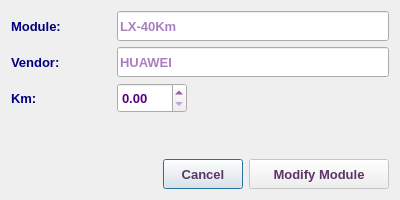
<?xml version="1.0" encoding="UTF-8"?>
<ui version="4.0">
 <class>EditModulesDialog</class>
 <widget class="QDialog" name="EditModulesDialog">
  <property name="geometry">
   <rect>
    <x>0</x>
    <y>0</y>
    <width>400</width>
    <height>200</height>
   </rect>
  </property>
  <property name="minimumSize">
   <size>
    <width>400</width>
    <height>200</height>
   </size>
  </property>
  <property name="maximumSize">
   <size>
    <width>401</width>
    <height>201</height>
   </size>
  </property>
  <property name="font">
   <font>
    <family>Tahoma</family>
    <pointsize>10</pointsize>
   </font>
  </property>
  <property name="windowTitle">
   <string>Edit Module</string>
  </property>
  <property name="windowIcon">
   <iconset resource="../../../../image.qrc">
    <normaloff>:/Image/edit.png</normaloff>:/Image/edit.png</iconset>
  </property>
  <layout class="QVBoxLayout" name="verticalLayout">
   <item>
    <layout class="QHBoxLayout" name="horizontalLayout_2">
     <item>
      <widget class="QLabel" name="label_2">
       <property name="minimumSize">
        <size>
         <width>100</width>
         <height>30</height>
        </size>
       </property>
       <property name="maximumSize">
        <size>
         <width>100</width>
         <height>30</height>
        </size>
       </property>
       <property name="font">
        <font>
         <family>Tahoma</family>
         <pointsize>10</pointsize>
         <weight>75</weight>
         <bold>true</bold>
        </font>
       </property>
       <property name="styleSheet">
        <string notr="true">color: rgb(0, 0, 127);</string>
       </property>
       <property name="text">
        <string>Module:</string>
       </property>
      </widget>
     </item>
     <item>
      <widget class="QLineEdit" name="modLE">
       <property name="sizePolicy">
        <sizepolicy hsizetype="Expanding" vsizetype="Preferred">
         <horstretch>0</horstretch>
         <verstretch>0</verstretch>
        </sizepolicy>
       </property>
       <property name="minimumSize">
        <size>
         <width>200</width>
         <height>30</height>
        </size>
       </property>
       <property name="maximumSize">
        <size>
         <width>5000</width>
         <height>30</height>
        </size>
       </property>
       <property name="font">
        <font>
         <family>Tahoma</family>
         <pointsize>10</pointsize>
         <weight>75</weight>
         <bold>true</bold>
        </font>
       </property>
       <property name="styleSheet">
        <string notr="true">color: rgb(85, 0, 127);</string>
       </property>
       <property name="placeholderText">
        <string>LX-40Km</string>
       </property>
      </widget>
     </item>
    </layout>
   </item>
   <item>
    <layout class="QHBoxLayout" name="horizontalLayout_3">
     <item>
      <widget class="QLabel" name="label_3">
       <property name="minimumSize">
        <size>
         <width>100</width>
         <height>30</height>
        </size>
       </property>
       <property name="maximumSize">
        <size>
         <width>100</width>
         <height>30</height>
        </size>
       </property>
       <property name="font">
        <font>
         <family>Tahoma</family>
         <pointsize>10</pointsize>
         <weight>75</weight>
         <bold>true</bold>
        </font>
       </property>
       <property name="styleSheet">
        <string notr="true">color: rgb(0, 0, 127);</string>
       </property>
       <property name="text">
        <string>Vendor:</string>
       </property>
      </widget>
     </item>
     <item>
      <widget class="QLineEdit" name="vendorLE">
       <property name="sizePolicy">
        <sizepolicy hsizetype="Expanding" vsizetype="Preferred">
         <horstretch>0</horstretch>
         <verstretch>0</verstretch>
        </sizepolicy>
       </property>
       <property name="minimumSize">
        <size>
         <width>200</width>
         <height>30</height>
        </size>
       </property>
       <property name="maximumSize">
        <size>
         <width>5000</width>
         <height>30</height>
        </size>
       </property>
       <property name="font">
        <font>
         <family>Tahoma</family>
         <pointsize>10</pointsize>
         <weight>75</weight>
         <bold>true</bold>
        </font>
       </property>
       <property name="styleSheet">
        <string notr="true">color: rgb(85, 0, 127);</string>
       </property>
       <property name="placeholderText">
        <string>HUAWEI</string>
       </property>
      </widget>
     </item>
    </layout>
   </item>
   <item>
    <layout class="QHBoxLayout" name="horizontalLayout_4">
     <item>
      <widget class="QLabel" name="label_4">
       <property name="minimumSize">
        <size>
         <width>100</width>
         <height>30</height>
        </size>
       </property>
       <property name="maximumSize">
        <size>
         <width>100</width>
         <height>30</height>
        </size>
       </property>
       <property name="font">
        <font>
         <family>Tahoma</family>
         <pointsize>10</pointsize>
         <weight>75</weight>
         <bold>true</bold>
        </font>
       </property>
       <property name="styleSheet">
        <string notr="true">color: rgb(0, 0, 127);</string>
       </property>
       <property name="text">
        <string>Km:</string>
       </property>
      </widget>
     </item>
     <item>
      <widget class="QDoubleSpinBox" name="kmSB">
       <property name="minimumSize">
        <size>
         <width>70</width>
         <height>30</height>
        </size>
       </property>
       <property name="maximumSize">
        <size>
         <width>16777215</width>
         <height>30</height>
        </size>
       </property>
       <property name="font">
        <font>
         <weight>75</weight>
         <bold>true</bold>
        </font>
       </property>
       <property name="styleSheet">
        <string notr="true">color: rgb(85, 0, 127);</string>
       </property>
      </widget>
     </item>
     <item>
      <spacer name="horizontalSpacer_5">
       <property name="font">
        <font>
         <family>Tahoma</family>
         <pointsize>10</pointsize>
        </font>
       </property>
       <property name="orientation">
        <enum>Qt::Horizontal</enum>
       </property>
       <property name="sizeHint" stdset="0">
        <size>
         <width>40</width>
         <height>20</height>
        </size>
       </property>
      </spacer>
     </item>
    </layout>
   </item>
   <item>
    <spacer name="verticalSpacer">
     <property name="font">
      <font>
       <family>Tahoma</family>
       <pointsize>10</pointsize>
      </font>
     </property>
     <property name="orientation">
      <enum>Qt::Vertical</enum>
     </property>
     <property name="sizeHint" stdset="0">
      <size>
       <width>20</width>
       <height>181</height>
      </size>
     </property>
    </spacer>
   </item>
   <item>
    <layout class="QHBoxLayout" name="horizontalLayout">
     <item>
      <spacer name="horizontalSpacer">
       <property name="font">
        <font>
         <family>Tahoma</family>
         <pointsize>10</pointsize>
        </font>
       </property>
       <property name="orientation">
        <enum>Qt::Horizontal</enum>
       </property>
       <property name="sizeHint" stdset="0">
        <size>
         <width>40</width>
         <height>20</height>
        </size>
       </property>
      </spacer>
     </item>
     <item>
      <widget class="QPushButton" name="CancelBtn">
       <property name="sizePolicy">
        <sizepolicy hsizetype="Preferred" vsizetype="Preferred">
         <horstretch>0</horstretch>
         <verstretch>0</verstretch>
        </sizepolicy>
       </property>
       <property name="minimumSize">
        <size>
         <width>0</width>
         <height>30</height>
        </size>
       </property>
       <property name="maximumSize">
        <size>
         <width>200</width>
         <height>30</height>
        </size>
       </property>
       <property name="font">
        <font>
         <family>Tahoma</family>
         <pointsize>10</pointsize>
         <weight>75</weight>
         <bold>true</bold>
        </font>
       </property>
       <property name="styleSheet">
        <string notr="true">color: rgb(92, 53, 102);</string>
       </property>
       <property name="text">
        <string>Cancel</string>
       </property>
      </widget>
     </item>
     <item>
      <widget class="QPushButton" name="okBtn">
       <property name="enabled">
        <bool>false</bool>
       </property>
       <property name="sizePolicy">
        <sizepolicy hsizetype="Preferred" vsizetype="Preferred">
         <horstretch>0</horstretch>
         <verstretch>0</verstretch>
        </sizepolicy>
       </property>
       <property name="minimumSize">
        <size>
         <width>140</width>
         <height>30</height>
        </size>
       </property>
       <property name="maximumSize">
        <size>
         <width>200</width>
         <height>30</height>
        </size>
       </property>
       <property name="font">
        <font>
         <family>Tahoma</family>
         <pointsize>10</pointsize>
         <weight>75</weight>
         <bold>true</bold>
        </font>
       </property>
       <property name="styleSheet">
        <string notr="true">color: rgb(92, 53, 102);</string>
       </property>
       <property name="text">
        <string>Modify Module</string>
       </property>
       <property name="icon">
        <iconset resource="../../../../image.qrc">
         <normaloff>:/Image/edit.png</normaloff>:/Image/edit.png</iconset>
       </property>
       <property name="iconSize">
        <size>
         <width>20</width>
         <height>20</height>
        </size>
       </property>
      </widget>
     </item>
    </layout>
   </item>
  </layout>
 </widget>
 <tabstops>
  <tabstop>modLE</tabstop>
  <tabstop>vendorLE</tabstop>
  <tabstop>okBtn</tabstop>
  <tabstop>CancelBtn</tabstop>
 </tabstops>
 <resources>
  <include location="../../../../image.qrc"/>
 </resources>
 <connections/>
</ui>
